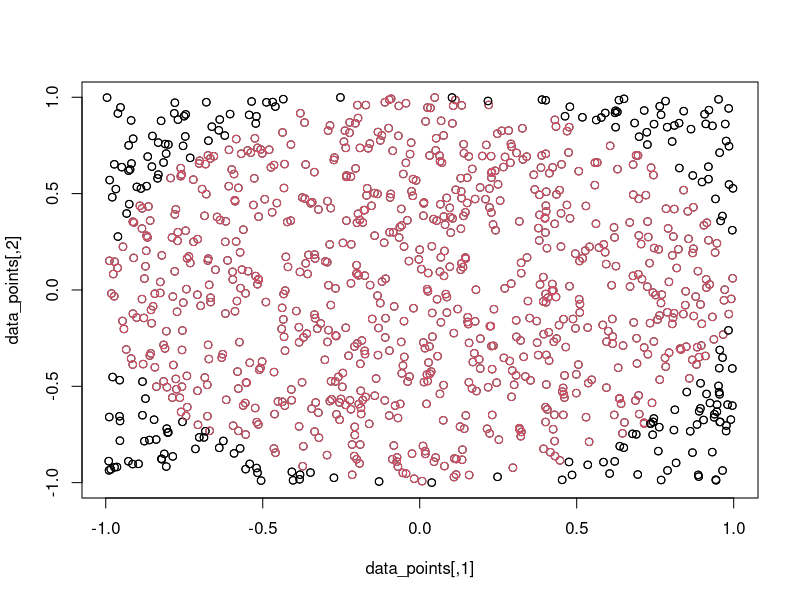
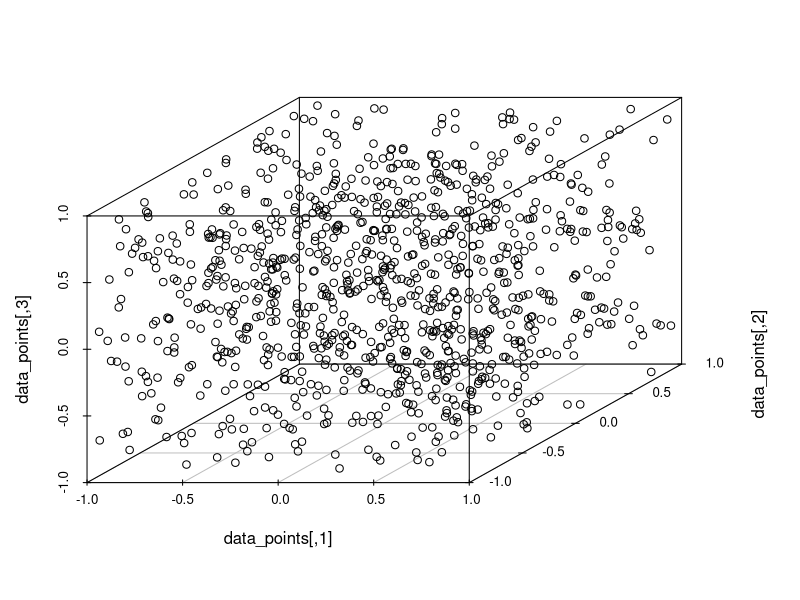
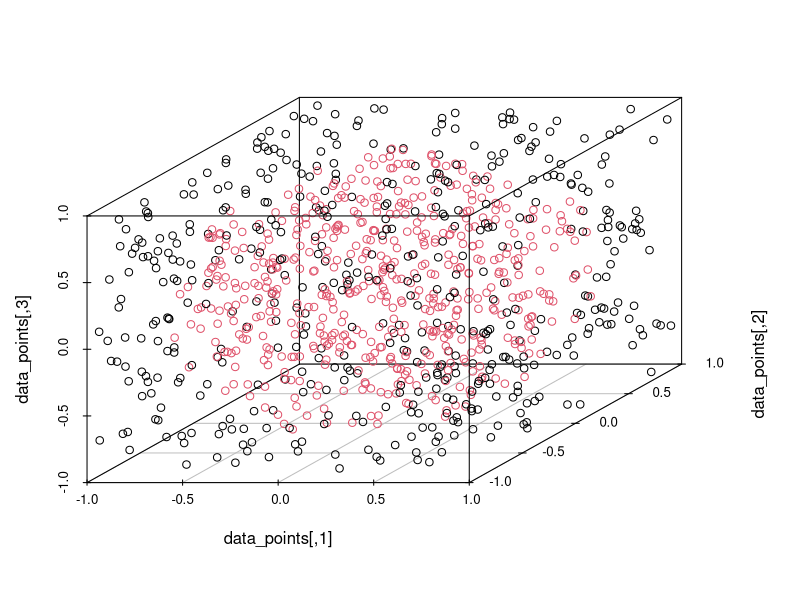

Generate these figures, in order, with R:
# Question 1.b)

#area

library(data.table)
library(scatterplot3d)

rm(list = ls())
cat("\f")

nof_samples=1000
data_points=runif(nof_samples*2,-1,1)
data_points=matrix(data_points,ncol=2)
plot(data_points)
euclidean_distance=sqrt((data_points[ ,1]-0)^2 + (data_points[ ,2]-0)^2)
is_in_circle=euclidean_distance<=1
nof_sphere=sum(is_in_circle)
estimated_pi=(nof_sphere/nof_samples)*6
print(estimated_pi)
print(pi)
points(data_points,col=as.numeric(is_in_circle)+1)

#volume

rm(list = ls())
cat("\f")

nof_samples=1000
data_points=runif(nof_samples*3,-1,1)
data_points=matrix(data_points,ncol=3)
scatterplot3d(data_points)
euclidean_distance=sqrt((data_points[ ,1]-0)^2 + (data_points[ ,2]-0)^2+(data_points[ ,3]-0)^2)
is_in_sphere=euclidean_distance<=1
nof_sphere=sum(is_in_sphere)
estimated_pi=nof_sphere/nof_samples*6
print(estimated_pi)
print(pi)
scatterplot3d(data_points,color=as.numeric(is_in_sphere)+1)
